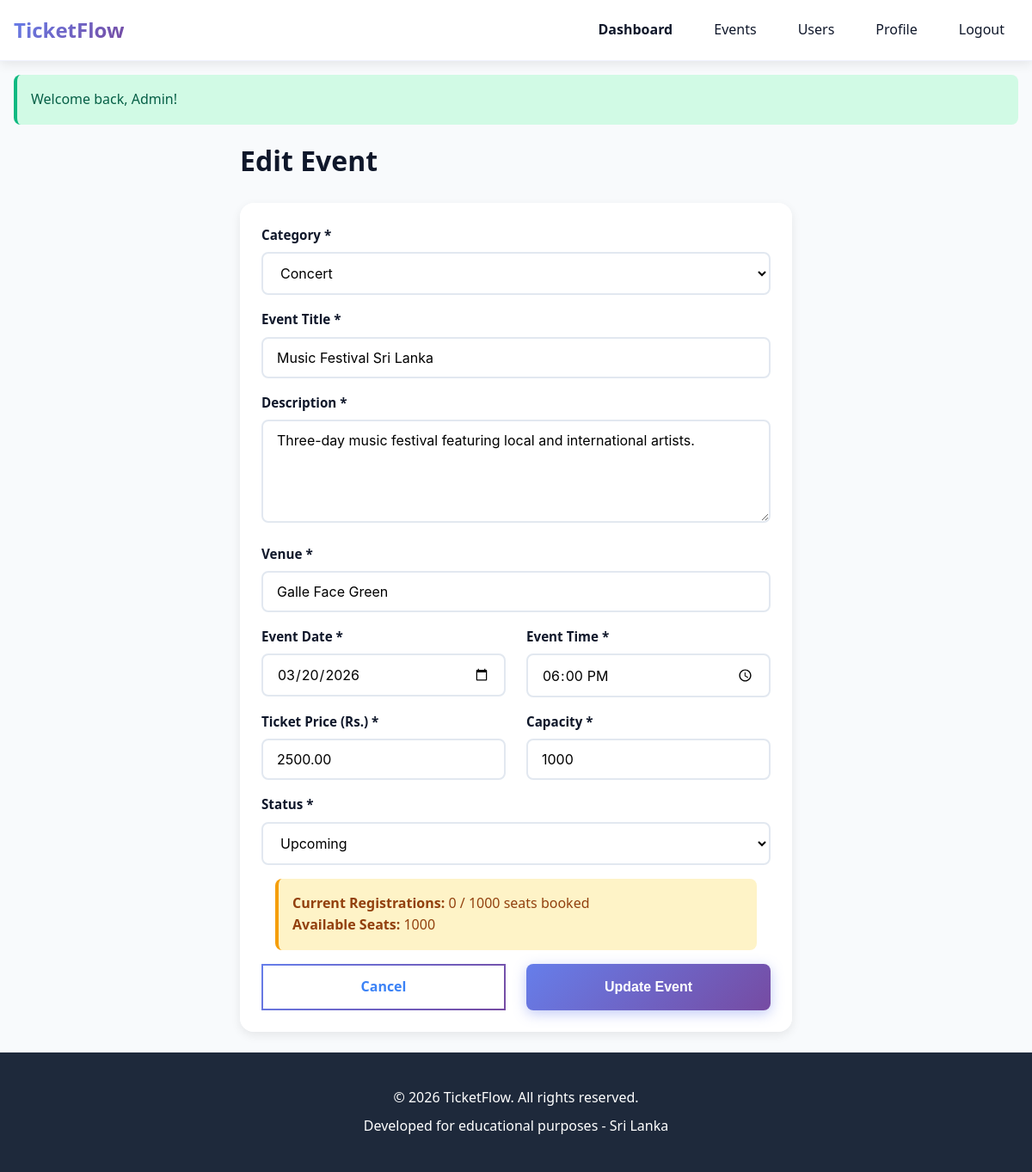
Screenshot of /admin/editEvent/2 (signed in) with the database file from the repository.
### tables this page shows
CREATE TABLE IF NOT EXISTS events (
    id INT PRIMARY KEY AUTO_INCREMENT,
    category_id INT,
    title VARCHAR(200) NOT NULL,
    description TEXT,
    venue VARCHAR(200) NOT NULL,
    event_date DATE NOT NULL,
    event_time TIME NOT NULL,
    ticket_price DECIMAL(10, 2) DEFAULT 0.00,
    capacity INT NOT NULL,
    available_seats INT NOT NULL,
    image VARCHAR(255),
    status ENUM('upcoming', 'ongoing', 'completed', 'cancelled') DEFAULT 'upcoming',
    created_by INT,
    created_at TIMESTAMP DEFAULT CURRENT_TIMESTAMP,
    updated_at TIMESTAMP DEFAULT CURRENT_TIMESTAMP ON UPDATE CURRENT_TIMESTAMP,
    FOREIGN KEY (category_id) REFERENCES categories(id) ON DELETE SET NULL,
    FOREIGN KEY (created_by) REFERENCES users(id) ON DELETE SET NULL,
    INDEX idx_event_date (event_date),
    INDEX idx_status (status),
    INDEX idx_category (category_id)
);

CREATE TABLE IF NOT EXISTS categories (
    id INT PRIMARY KEY AUTO_INCREMENT,
    name VARCHAR(50) NOT NULL,
    description TEXT,
    created_at TIMESTAMP DEFAULT CURRENT_TIMESTAMP,
    INDEX idx_name (name)
);

### controllers/AdminController.php (called while the page is built, shortened)
<?php
function admin_editEvent($id) {
    $event = event_get_by_id($id);
    $categories = category_get_all();
    $data = [];
    $data['event'] = $event;
    $data['categories'] = $categories;
    view('admin/edit-event', $data);
}

### models/Event.php (called while the page is built, shortened)
<?php
function event_get_by_id($id) {
    $sql = "SELECT e.*, c.name as category_name
            FROM events e
            LEFT JOIN categories c ON e.category_id = c.id
            WHERE e.id = :id";
    $params = [];
    $params[':id'] = $id;
    return db_query_one($sql, $params);
}

### models/Category.php (called while the page is built, shortened)
<?php
function category_get_all() {
    $sql = "SELECT * FROM categories ORDER BY name ASC";
    return db_query_all($sql);
}

### views/admin/edit-event.php (the view, shortened to what this page needs)
<?php
require_once __DIR__ . '/../layout/header.php';
?>
<main class="container">
    <h1 class="mb-3">Edit Event</h1>
    <div style="max-width: 800px; margin: 0 auto;">
        <div class="card">
            <div class="card-body">
                <form method="POST" action="/Event/admin/editEvent/<?php echo $event['id']; ?>">
                    <div class="form-group">
                        <label class="form-label">Category *</label>
                        <select name="category_id" class="form-select" required>
                            <?php foreach ($categories as $category): ?>
                                <option value="<?php echo $category['id']; ?>"
                                    <?php echo ($event['category_id'] == $category['id']) ? 'selected' : ''; ?>>
                                    <?php echo htmlspecialchars($category['name']); ?>
                                </option>
                            <?php endforeach; ?>
                        </select>
                    </div>
                    <div class="form-group">
                        <label class="form-label">Event Title *</label>
                        <input type="text" name="title" class="form-input" required
                               placeholder="Enter event title"
                               value="<?php echo htmlspecialchars($event['title']); ?>">
                    </div>
                    <div class="form-group">
                        <label class="form-label">Description *</label>
                        <textarea name="description" class="form-textarea" required
                                  placeholder="Enter event description"><?php echo htmlspecialchars($event['description']); ?></textarea>
                    </div>
                    <div class="form-group">
                        <label class="form-label">Venue *</label>
                        <input type="text" name="venue" class="form-input" required
                               placeholder="Enter event venue"
                               value="<?php echo htmlspecialchars($event['venue']); ?>">
                    </div>
                    <div class="grid grid-2">
                        <div class="form-group">
                            <label class="form-label">Event Date *</label>
                            <input type="date" name="event_date" class="form-input" required
                                   value="<?php echo $event['event_date']; ?>">
                        </div>
                        <div class="form-group">
                            <label class="form-label">Event Time *</label>
                            <input type="time" name="event_time" class="form-input" required
                                   value="<?php echo $event['event_time']; ?>">
                        </div>
                    </div>
                    <div class="grid grid-2">
                        <div class="form-group">
                            <label class="form-label">Ticket Price (Rs.) *</label>
                            <input type="number" name="ticket_price" class="form-input" required
                                   min="0" step="0.01" placeholder="0.00"
                                   value="<?php echo $event['ticket_price']; ?>">
                        </div>
                        <div class="form-group">
                            <label class="form-label">Capacity *</label>
                            <input type="number" name="capacity" class="form-input" required
                                   min="1" placeholder="Number of seats"
                                   value="<?php echo $event['capacity']; ?>">
                        </div>
                    </div>
                    <div class="form-group">
                        <label class="form-label">Status *</label>
                        <select name="status" class="form-select" required>
                            <option value="upcoming" <?php echo ($event['status'] === 'upcoming') ? 'selected' : ''; ?>>Upcoming</option>
                        </select>
                    </div>
                    <div class="alert" style="background: #fef3c7; color: #92400e; border-left: 4px solid var(--warning-color);">
                        <p><strong>Current Registrations:</strong> <?php echo ($event['capacity'] - $event['available_seats']); ?> / <?php echo $event['capacity']; ?> seats booked</p>
                        <p><strong>Available Seats:</strong> <?php echo $event['available_seats']; ?></p>
                    </div>
                    <div class="grid grid-2">
                        <a href="/Event/admin/events" class="btn btn-outline">Cancel</a>
                        <button type="submit" class="btn btn-primary">Update Event</button>
                    </div>
                </form>
            </div>
        </div>
    </div>
</main>
<?php require_once __DIR__ . '/../layout/footer.php'; ?>

### public/css/style.css (style rules this page uses)
:root { --primary-color: #3b82f6; --primary-dark: #2563eb; --primary-light: #60a5fa; --secondary-color: #10b981; --secondary-dark: #059669; --danger-color: #ef4444; --warning-color: #f59e0b; --dark-color: #1e293b; --light-color: #f8fafc; --white: #ffffff; --text-primary: #0f172a; --text-secondary: #64748b; --gradient-primary: linear-gradient(135deg, #667eea 0%, #764ba2 100%); --gradient-secondary: linear-gradient(135deg, #f093fb 0%, #f5576c 100%); --gradient-success: linear-gradient(135deg, #4facfe 0%, #00f2fe 100%); --gradient-dark: linear-gradient(135deg, #2c3e50 0%, #3498db 100%); --spacing-sm: 0.5rem; --spacing-md: 1rem; --spacing-lg: 1.5rem; --spacing-xl: 2rem; --radius-sm: 0.375rem; --radius-md: 0.5rem; --radius-lg: 1rem; --radius-xl: 1.5rem; --shadow-sm: 0 2px 4px rgba(0, 0, 0, 0.05); --shadow-md: 0 4px 12px rgba(0, 0, 0, 0.08); --shadow-lg: 0 12px 24px rgba(0, 0, 0, 0.12); --shadow-xl: 0 20px 40px rgba(0, 0, 0, 0.15); --transition: all 0.3s cubic-bezier(0.4, 0, 0.2, 1); --transition-fast: all 0.15s ease; }
* { margin: 0; padding: 0; box-sizing: border-box; }
body { font-family: 'Segoe UI', Tahoma, Geneva, Verdana, sans-serif; line-height: 1.6; color: var(--text-primary); background-color: var(--light-color); min-height: 100vh; display: flex; flex-direction: column; }
a { color: var(--primary-color); text-decoration: none; transition: var(--transition); }
.container { max-width: 1200px; margin: 0 auto; padding: 0 var(--spacing-md); }
.alert { padding: var(--spacing-md); margin: var(--spacing-md); border-radius: var(--radius-md); font-weight: 500; }
main { flex: 1; padding: 4rem 0 2rem 0; }
.card { background: rgba(255, 255, 255, 0.95); backdrop-filter: blur(10px); border-radius: var(--radius-lg); box-shadow: var(--shadow-md); padding: var(--spacing-lg); margin-bottom: var(--spacing-lg); transition: var(--transition); border: 1px solid rgba(255, 255, 255, 0.3); position: relative; overflow: hidden; }
.card::before { content: ''; position: absolute; top: 0; left: 0; right: 0; height: 3px; background: var(--gradient-primary); opacity: 0; transition: var(--transition); }
.card-body { color: var(--text-secondary); }
.grid { display: grid; gap: var(--spacing-lg); }
.grid-2 { grid-template-columns: repeat(2, 1fr); }
.btn { display: inline-block; padding: 0.75rem 1.5rem; border-radius: var(--radius-md); font-size: 1rem; font-weight: 600; text-align: center; cursor: pointer; border: none; transition: var(--transition); position: relative; overflow: hidden; text-decoration: none; }
.btn-primary { background: linear-gradient(135deg, #667eea 0%, #764ba2 100%); color: var(--white); box-shadow: 0 4px 15px rgba(102, 126, 234, 0.4); }
.btn-outline { background: transparent; border: 2px solid; border-image: linear-gradient(135deg, #667eea 0%, #764ba2 100%) 1; color: var(--primary-color); position: relative; z-index: 1; overflow: hidden; }
.btn-outline::before { content: ''; position: absolute; top: 0; left: 0; right: 0; bottom: 0; background: linear-gradient(135deg, #667eea 0%, #764ba2 100%); opacity: 0; z-index: -1; transition: opacity 0.3s ease; }
.form-group { margin-bottom: var(--spacing-md); }
.form-label { display: block; margin-bottom: var(--spacing-sm); font-weight: 600; color: var(--text-primary); font-size: 0.95rem; }
.form-input, .form-textarea, .form-select { width: 100%; padding: 0.75rem 1rem; border: 2px solid #e2e8f0; border-radius: var(--radius-md); font-size: 1rem; font-family: 'Inter', sans-serif; transition: var(--transition); background: var(--white); }
.form-textarea { resize: vertical; min-height: 120px; }
.mb-3 { margin-bottom: var(--spacing-lg); }

### rows the page displays
events: category_id "Concert", title "Music Festival Sri Lanka", description "Three-day music festival featuring local and international artists.", venue "Galle Face Green", event_date "03/20/2026", event_time "18:00:00", ticket_price "2500.00", capacity "1000", status "Upcoming", $event['capacity'] - $event['available_seats'] "0", available_seats "1000"

### other values shown
$_SESSION['success'] "Welcome back, Admin!"
